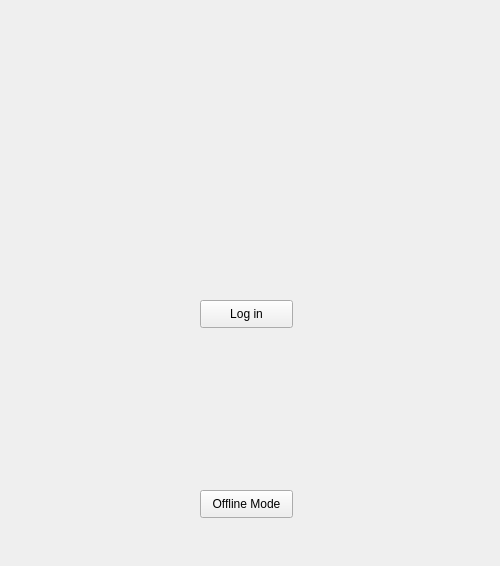
<?xml version="1.0" encoding="UTF-8"?>
<ui version="4.0">
 <class>logindialog</class>
 <widget class="QWidget" name="logindialog">
  <property name="geometry">
   <rect>
    <x>0</x>
    <y>0</y>
    <width>500</width>
    <height>566</height>
   </rect>
  </property>
  <property name="windowTitle">
   <string>ENABLE 2.0</string>
  </property>
  <widget class="QLabel" name="ENABLE_logo">
   <property name="geometry">
    <rect>
     <x>125</x>
     <y>40</y>
     <width>250</width>
     <height>250</height>
    </rect>
   </property>
   <property name="text">
    <string/>
   </property>
   <property name="pixmap">
    <pixmap>../../icons/enable_icon.png</pixmap>
   </property>
   <property name="scaledContents">
    <bool>true</bool>
   </property>
  </widget>
  <widget class="QLabel" name="welcome_label">
   <property name="geometry">
    <rect>
     <x>50</x>
     <y>360</y>
     <width>391</width>
     <height>20</height>
    </rect>
   </property>
   <property name="layoutDirection">
    <enum>Qt::LeftToRight</enum>
   </property>
   <property name="text">
    <string/>
   </property>
   <property name="alignment">
    <set>Qt::AlignCenter</set>
   </property>
  </widget>
  <widget class="QLabel" name="connecting_label">
   <property name="geometry">
    <rect>
     <x>90</x>
     <y>400</y>
     <width>311</width>
     <height>20</height>
    </rect>
   </property>
   <property name="text">
    <string/>
   </property>
   <property name="alignment">
    <set>Qt::AlignCenter</set>
   </property>
  </widget>
  <widget class="QPushButton" name="btn_log_in">
   <property name="geometry">
    <rect>
     <x>200</x>
     <y>300</y>
     <width>93</width>
     <height>28</height>
    </rect>
   </property>
   <property name="text">
    <string>Log in</string>
   </property>
  </widget>
  <widget class="QPushButton" name="btn_offline_mode">
   <property name="enabled">
    <bool>true</bool>
   </property>
   <property name="geometry">
    <rect>
     <x>200</x>
     <y>490</y>
     <width>93</width>
     <height>28</height>
    </rect>
   </property>
   <property name="text">
    <string>Offline Mode</string>
   </property>
  </widget>
  <widget class="QLabel" name="count_label">
   <property name="enabled">
    <bool>true</bool>
   </property>
   <property name="geometry">
    <rect>
     <x>180</x>
     <y>440</y>
     <width>131</width>
     <height>20</height>
    </rect>
   </property>
   <property name="text">
    <string/>
   </property>
   <property name="alignment">
    <set>Qt::AlignCenter</set>
   </property>
  </widget>
 </widget>
 <resources/>
 <connections/>
</ui>
